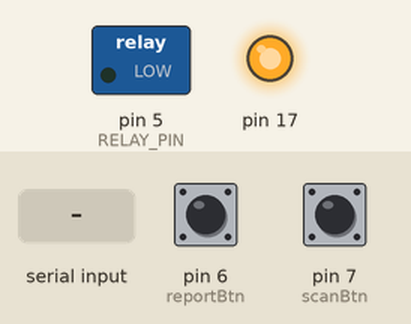
Simulated run of this sketch. Board: Arduino Micro, built with avr-gcc and run on an emulated ATmega32U4. Shown: switched loads named in the sketch (green lamp = pin HIGH), output pins drawn as LEDs (lit = HIGH). Inputs (shaded band) come from the test bench; at power-on: pin 6 (reportBtn) HIGH, pin 7 (scanBtn) HIGH. Pins used as bus, display or sensor lines are not drawn.

Above: at 1.2 s.
1.3 s: "$" received over Serial
At 2.2 s:
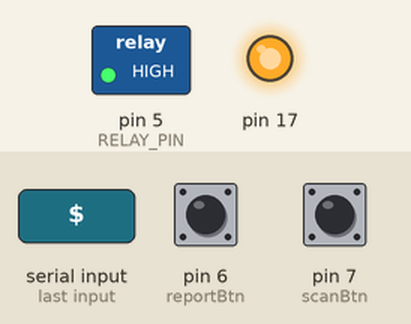
2.8 s: "#" received over Serial
At 3.4 s:
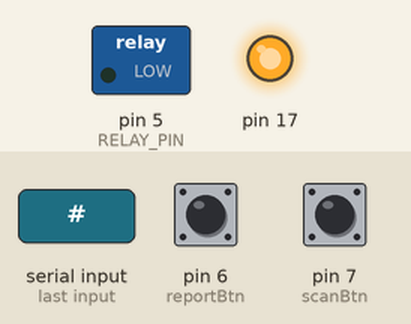
Timing chart, 0 to 5.8 s (numbered marks = the images above; inputs shaded):
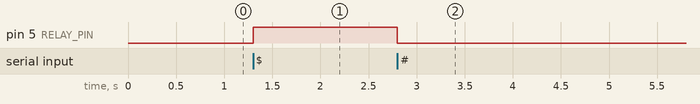

Measured:
- after the input at 1.3 s, pin 5 (RELAY_PIN): LOW → HIGH at once
- after the input at 2.8 s, pin 5 (RELAY_PIN): HIGH → LOW at once

The sketch:

main.ino
```cpp
#include <SPI.h>
#include <Reader.h>
#include <Button.h>

// flags
String okCode = "00";
String state = "id";
bool started = false;

// nfc reader
#define RST_PIN 10
#define SS1_PIN 9
MFRC522 nfc(SS1_PIN, RST_PIN);
Reader reader(nfc, RST_PIN, okCode);

// relais
#define RELAY_PIN 5

// buttons
Button scanBtn = Button(7, INPUT_PULLUP);
Button reportBtn = Button(6, INPUT_PULLUP);


void setup() {
	Serial.begin(115200);
	// reader
	SPI.begin();
	reader.init();
	// reader starts in low power mode
	pinMode(RST_PIN, OUTPUT);
	digitalWrite(RST_PIN, LOW);
	// relais
	pinMode(RELAY_PIN, OUTPUT);
	digitalWrite(RELAY_PIN, LOW);
}

void loop() {
	if (Serial.available() > 0) {
		char cmd = Serial.read();
		// init
		if (cmd == '#') {
			lock();
			started = true;
		}
		else if (cmd == '$') {
			unlock();
		}
	}
	if (started) {
		if (state != "re") check();
		if (scanBtn.uniquePress()) {
			delay(100);
			if (state == "re") idle();
			else analyse();
		}
		if (reportBtn.uniquePress()) { //  && state != "sc" ?
			delay(100);
			state = "re";
			Serial.print(state);
		}
		// delay(100);
	}
}

void check() {
	String result = reader.getPayload();
	if (result == "nok") idle();
	else state = result;
}

void analyse() {
	if (state != "id") {
		Serial.print("sc");
		delay(1950);
		check();
		Serial.print(state);
		// if (state == okCode) unlock();
		// else lock();
	}
}

void unlock() {
	digitalWrite(RELAY_PIN, HIGH);
}

void lock() {
	digitalWrite(RELAY_PIN, LOW);
}

void idle() {
	String prevState = state;
	state = "id";
	if (prevState != state) {
		Serial.print(state);
		lock();
	}
}
```

Reader.cpp
```cpp
#include "Reader.h"

Reader::Reader(MFRC522 nfc, int rst, String okWord) : _nfc(nfc), _rst(rst), _okWord(okWord) {}

void Reader::init() {
	for (byte i = 0; i < 6; i++) {
		key.keyByte[i] = NFCKeyAByteArray[i];
	}
	delay(20);
}

String Reader::getPayload() {
	// turn reader on
	digitalWrite(_rst, HIGH);
	// delay(20);
	_nfc.PCD_Init();
	// delay(20);
	// causes weird results
	// _nfc.PCD_SetAntennaGain(_nfc.RxGain_38dB);
	if (!_nfc.PICC_IsNewCardPresent()) return "nok";
	if (!_nfc.PICC_ReadCardSerial()) { Serial.println("failed to read card!"); return "nok"; }
	byte sector = 1;
	byte trailerBlock = sector * 4 + 3;
	byte blockAddr = 4;
	byte buffer[18];
	byte size = sizeof(buffer);
	MFRC522::StatusCode status;
	status = (MFRC522::StatusCode) _nfc.PCD_Authenticate(MFRC522::PICC_CMD_MF_AUTH_KEY_A, trailerBlock, &key, &(_nfc.uid));
	// failed to authenticate
	if (status != MFRC522::STATUS_OK) { Serial.println("failed to auth!"); return "nok"; }
	status = (MFRC522::StatusCode) _nfc.MIFARE_Read(blockAddr, buffer, &size);
	// failed to read
	if (status != MFRC522::STATUS_OK) { Serial.println("failed to read block!"); return "nok"; }
	// halt reader
	_nfc.PICC_HaltA();
	// stop encryption on reader
	_nfc.PCD_StopCrypto1();
	// turn it off
	digitalWrite(_rst, LOW);
	// delay(10);
	return String(String((char)buffer[11]) + String((char)buffer[12]));
}

bool Reader::check() {
	String result = getPayload();
	if (result != _okWord) Serial.println(result);
	return result == _okWord;
}

bool Reader::checkMultiple() {
	int count = 0;
	for (int i = 0; i < 2; i++) {
		if (check()) count++;
	}
	return count > 0;
}
```

Reader.h
```cpp
#ifndef Reader_H
#define Reader_H

#include <Arduino.h>
#include <MFRC522.h>

class Reader {
	private:
		MFRC522 _nfc;
		int _rst;
		String _okWord;
		byte NFCKeyAByteArray[6] = {0xD3, 0xF7, 0xD3, 0xF7, 0xD3, 0xF7};
		MFRC522::MIFARE_Key key;

	public:
		Reader(MFRC522 nfc, int rst, String okWord);
		void init();
		String getPayload();
		bool check();
		bool checkMultiple();
};

#endif
```
